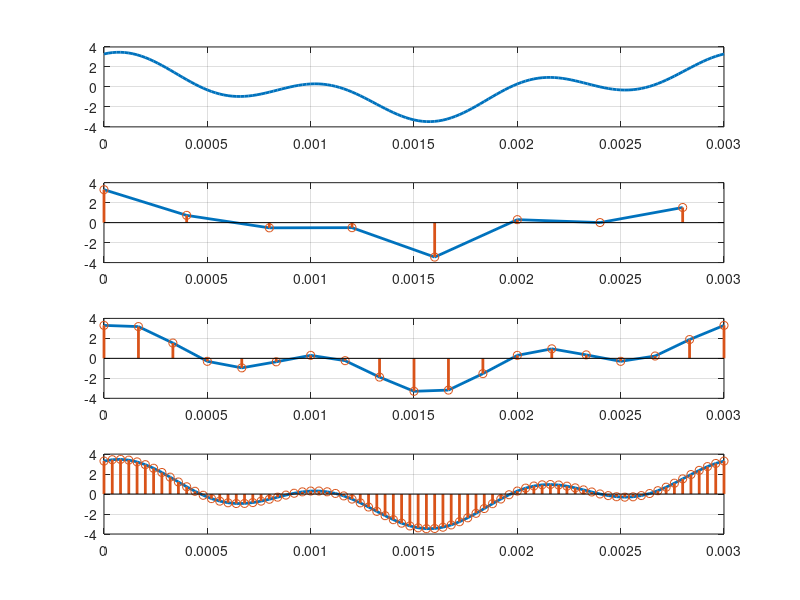

MATLAB code for this plot:
clear; close all; clc;
f = 1000;
T = 1/f;
t = 0:T/50:3*T;
x = 3/2*sin(2*pi*f*t + pi/3) + 2*cos(2*pi*f*t/3);
figure
subplot(4,1,1)
plot(t,x, "LineWidth", 2); grid on; hold on
t1 = 0:T/2.5:3*T;
x1 = 3/2*sin(2*pi*f*t1 + pi/3) + 2*cos(2*pi*f*t1/3);
subplot(4,1,2)
plot(t1,x1, "LineWidth", 2); grid on; hold on
stem(t1,x1, "LineWidth", 2);
t2 = 0:T/6:3*T;
x2 = 3/2*sin(2*pi*f*t2 + pi/3) + 2*cos(2*pi*f*t2/3);
subplot(4,1,3)
plot(t2,x2, "LineWidth", 2); grid on; hold on
stem(t2,x2, "LineWidth", 2);
t3 = 0:T/25:3*T;
x3 = 3/2*sin(2*pi*f*t3 + pi/3) + 2*cos(2*pi*f*t3/3);
subplot(4,1,4)
plot(t3,x3, "LineWidth", 2); grid on; hold on
stem(t3,x3, "LineWidth", 2);
